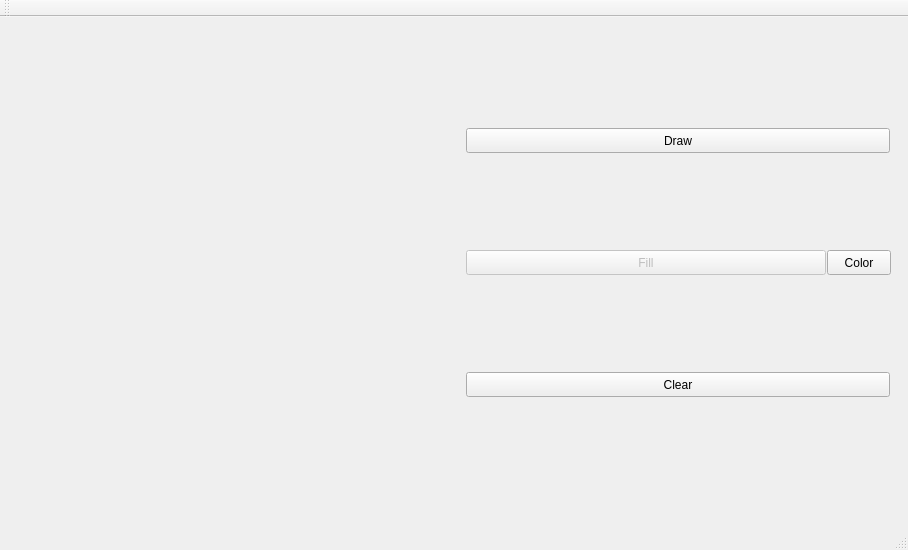
<?xml version="1.0" encoding="UTF-8"?>
<ui version="4.0">
 <class>MainWindow</class>
 <widget class="QMainWindow" name="MainWindow">
  <property name="geometry">
   <rect>
    <x>0</x>
    <y>0</y>
    <width>908</width>
    <height>550</height>
   </rect>
  </property>
  <property name="windowTitle">
   <string>ScanlineFill Demonstration</string>
  </property>
  <widget class="QWidget" name="centralWidget">
   <layout class="QHBoxLayout" name="horizontalLayout">
    <item>
     <widget class="DrawingArea" name="drawingAreaWidget" native="true"/>
    </item>
    <item>
     <widget class="QWidget" name="widget" native="true">
      <widget class="QPushButton" name="clearPushButton">
       <property name="geometry">
        <rect>
         <x>9</x>
         <y>344</y>
         <width>424</width>
         <height>25</height>
        </rect>
       </property>
       <property name="text">
        <string>Clear</string>
       </property>
      </widget>
      <widget class="QPushButton" name="drawPushButton">
       <property name="geometry">
        <rect>
         <x>9</x>
         <y>100</y>
         <width>424</width>
         <height>25</height>
        </rect>
       </property>
       <property name="text">
        <string>Draw</string>
       </property>
      </widget>
      <widget class="QPushButton" name="fillPushButton">
       <property name="enabled">
        <bool>false</bool>
       </property>
       <property name="geometry">
        <rect>
         <x>9</x>
         <y>222</y>
         <width>360</width>
         <height>25</height>
        </rect>
       </property>
       <property name="maximumSize">
        <size>
         <width>424</width>
         <height>16777215</height>
        </size>
       </property>
       <property name="text">
        <string>Fill</string>
       </property>
      </widget>
      <widget class="QToolButton" name="colorToolButton">
       <property name="geometry">
        <rect>
         <x>370</x>
         <y>222</y>
         <width>64</width>
         <height>25</height>
        </rect>
       </property>
       <property name="text">
        <string>Color</string>
       </property>
      </widget>
     </widget>
    </item>
   </layout>
  </widget>
  <widget class="QMenuBar" name="menuBar">
   <property name="geometry">
    <rect>
     <x>0</x>
     <y>0</y>
     <width>908</width>
     <height>22</height>
    </rect>
   </property>
  </widget>
  <widget class="QToolBar" name="mainToolBar">
   <attribute name="toolBarArea">
    <enum>TopToolBarArea</enum>
   </attribute>
   <attribute name="toolBarBreak">
    <bool>false</bool>
   </attribute>
  </widget>
  <widget class="QStatusBar" name="statusBar"/>
 </widget>
 <layoutdefault spacing="6" margin="11"/>
 <customwidgets>
  <customwidget>
   <class>DrawingArea</class>
   <extends>QWidget</extends>
   <header location="global">drawingarea.h</header>
   <container>1</container>
  </customwidget>
 </customwidgets>
 <resources/>
 <connections/>
</ui>
